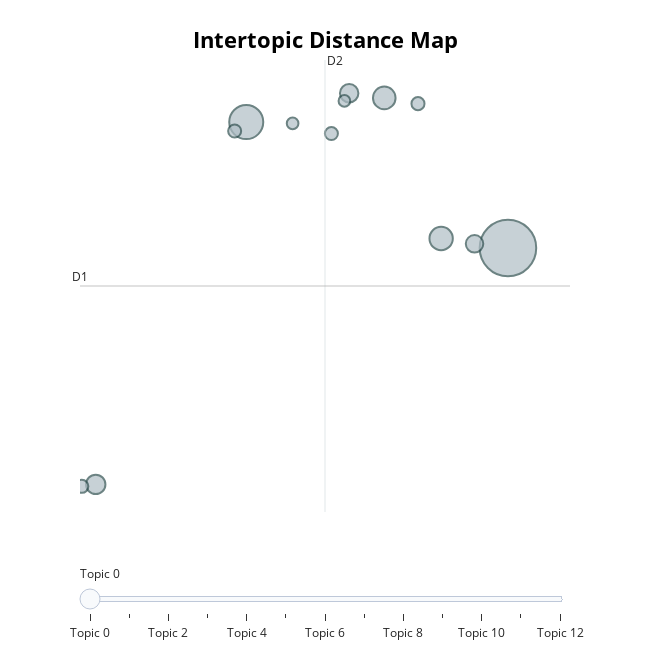

Notebook code cell kept with this figure:
### Code cell
# run this cell to visualize the topics
viz_topics = topic_model.visualize_topics()

#save topic visualizations to output
viz_topics.write_html("outputs/BERTopic_topics_viz.html")
viz_topics

### Figure 1 — Plotly figure (JSON) as saved in the notebook; plotly's stock layout.template omitted (floating-point values rounded to 4 significant figures)
{"data": [{"customdata": [[0, "world | people | america | new | years", 94], [1, "states | government | public | united | congress", 34], [2, "government | states | united | congress | law", 16], [3, "states | government | united | congress | year", 15], [4, "government | congress | public | work | great", 11], [5, "states | united | war | british | great", 10], [6, "government | states | world | united | great", 9], [7, "national | federal | public | reduction | government", 5], [8, "government | states | united | congress | year", 5], [9, "united | provision | public | states | proper", 5], [10, "bank | states | public | government | country", 5], [11, "states | government | united | constitution | congress", 4], [12, "united | states | treaty | spain | year", 4]], "hovertemplate": "<b>Topic %{customdata[0]}</b><br>%{customdata[1]}<br>Size: %{customdata[2]}", "legendgroup": "", "marker": {"color": "#B0BEC5", "line": {"color": "DarkSlateGrey", "width": 2}, "size": [94, 34, 16, 15, 11, 10, 9, 5, 5, 5, 5, 4, 4], "sizemode": "area", "sizeref": 0.05875, "symbol": "circle"}, "mode": "markers", "name": "", "orientation": "v", "showlegend": false, "type": "scatter", "x": [3.328, 1.223, 2.791, 2.333, 0.01228, 2.051, 3.06, -0.09946, 2.605, 1.908, 1.13, 2.013, 1.596], "xaxis": "x", "y": [3.853, 11.08, 4.395, 12.46, -9.706, 12.73, 4.093, -9.818, 12.13, 10.42, 10.56, 12.29, 11.0], "yaxis": "y"}], "layout": {"annotations": [{"showarrow": false, "text": "D1", "x": -0.1144, "y": 1.673, "yshift": 10}, {"showarrow": false, "text": "D2", "x": 1.857, "xshift": 10, "y": 14.64}], "height": 650, "hoverlabel": {"bgcolor": "white", "font": {"family": "Rockwell", "size": 16}}, "legend": {"itemsizing": "constant", "tracegroupgap": 0}, "margin": {"t": 60}, "shapes": [{"line": {"color": "#CFD8DC", "width": 2}, "type": "line", "x0": 1.857, "x1": 1.857, "y0": -11.29, "y1": 14.64}, {"line": {"color": "#9E9E9E", "width": 2}, "type": "line", "x0": -0.1144, "x1": 3.828, "y0": 1.673, "y1": 1.673}], "sliders": [{"active": 0, "pad": {"t": 50}, "steps": [{"args": [{"marker.color": [["red", "#B0BEC5", "#B0BEC5", "#B0BEC5", "#B0BEC5", "#B0BEC5", "#B0BEC5", "#B0BEC5", "#B0BEC5", "#B0BEC5", "#B0BEC5", "#B0BEC5", "#B0BEC5"]]}], "label": "Topic 0", "method": "update"}, {"args": [{"marker.color": [["#B0BEC5", "red", "#B0BEC5", "#B0BEC5", "#B0BEC5", "#B0BEC5", "#B0BEC5", "#B0BEC5", "#B0BEC5", "#B0BEC5", "#B0BEC5", "#B0BEC5", "#B0BEC5"]]}], "label": "Topic 1", "method": "update"}, {"args": [{"marker.color": [["#B0BEC5", "#B0BEC5", "red", "#B0BEC5", "#B0BEC5", "#B0BEC5", "#B0BEC5", "#B0BEC5", "#B0BEC5", "#B0BEC5", "#B0BEC5", "#B0BEC5", "#B0BEC5"]]}], "label": "Topic 2", "method": "update"}, {"args": [{"marker.color": [["#B0BEC5", "#B0BEC5", "#B0BEC5", "red", "#B0BEC5", "#B0BEC5", "#B0BEC5", "#B0BEC5", "#B0BEC5", "#B0BEC5", "#B0BEC5", "#B0BEC5", "#B0BEC5"]]}], "label": "Topic 3", "method": "update"}, {"args": [{"marker.color": [["#B0BEC5", "#B0BEC5", "#B0BEC5", "#B0BEC5", "red", "#B0BEC5", "#B0BEC5", "#B0BEC5", "#B0BEC5", "#B0BEC5", "#B0BEC5", "#B0BEC5", "#B0BEC5"]]}], "label": "Topic 4", "method": "update"}, {"args": [{"marker.color": [["#B0BEC5", "#B0BEC5", "#B0BEC5", "#B0BEC5", "#B0BEC5", "red", "#B0BEC5", "#B0BEC5", "#B0BEC5", "#B0BEC5", "#B0BEC5", "#B0BEC5", "#B0BEC5"]]}], "label": "Topic 5", "method": "update"}, {"args": [{"marker.color": [["#B0BEC5", "#B0BEC5", "#B0BEC5", "#B0BEC5", "#B0BEC5", "#B0BEC5", "red", "#B0BEC5", "#B0BEC5", "#B0BEC5", "#B0BEC5", "#B0BEC5", "#B0BEC5"]]}], "label": "Topic 6", "method": "update"}, {"args": [{"marker.color": [["#B0BEC5", "#B0BEC5", "#B0BEC5", "#B0BEC5", "#B0BEC5", "#B0BEC5", "#B0BEC5", "red", "#B0BEC5", "#B0BEC5", "#B0BEC5", "#B0BEC5", "#B0BEC5"]]}], "label": "Topic 7", "method": "update"}, {"args": [{"marker.color": [["#B0BEC5", "#B0BEC5", "#B0BEC5", "#B0BEC5", "#B0BEC5", "#B0BEC5", "#B0BEC5", "#B0BEC5", "red", "#B0BEC5", "#B0BEC5", "#B0BEC5", "#B0BEC5"]]}], "label": "Topic 8", "method": "update"}, {"args": [{"marker.color": [["#B0BEC5", "#B0BEC5", "#B0BEC5", "#B0BEC5", "#B0BEC5", "#B0BEC5", "#B0BEC5", "#B0BEC5", "#B0BEC5", "red", "#B0BEC5", "#B0BEC5", "#B0BEC5"]]}], "label": "Topic 9", "method": "update"}, {"args": [{"marker.color": [["#B0BEC5", "#B0BEC5", "#B0BEC5", "#B0BEC5", "#B0BEC5", "#B0BEC5", "#B0BEC5", "#B0BEC5", "#B0BEC5", "#B0BEC5", "red", "#B0BEC5", "#B0BEC5"]]}], "label": "Topic 10", "method": "update"}, {"args": [{"marker.color": [["#B0BEC5", "#B0BEC5", "#B0BEC5", "#B0BEC5", "#B0BEC5", "#B0BEC5", "#B0BEC5", "#B0BEC5", "#B0BEC5", "#B0BEC5", "#B0BEC5", "red", "#B0BEC5"]]}], "label": "Topic 11", "method": "update"}, {"args": [{"marker.color": [["#B0BEC5", "#B0BEC5", "#B0BEC5", "#B0BEC5", "#B0BEC5", "#B0BEC5", "#B0BEC5", "#B0BEC5", "#B0BEC5", "#B0BEC5", "#B0BEC5", "#B0BEC5", "red"]]}], "label": "Topic 12", "method": "update"}]}], "title": {"font": {"color": "Black", "size": 22}, "text": "<b>Intertopic Distance Map</b>", "x": 0.5, "xanchor": "center", "y": 0.95, "yanchor": "top"}, "width": 650, "xaxis": {"anchor": "y", "domain": [0, 1], "range": [-0.1144, 3.828], "title": {"text": ""}, "visible": false}, "yaxis": {"anchor": "x", "domain": [0, 1], "range": [-11.29, 14.64], "title": {"text": ""}, "visible": false}}}
